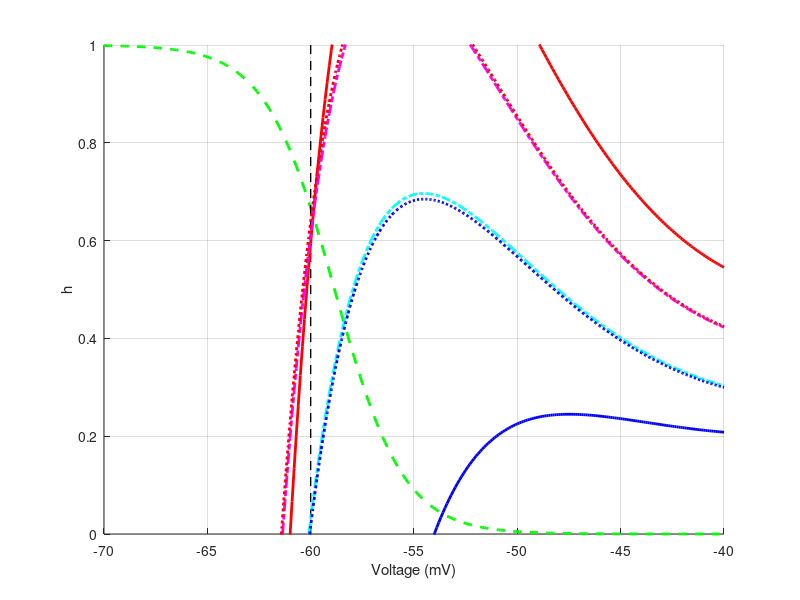
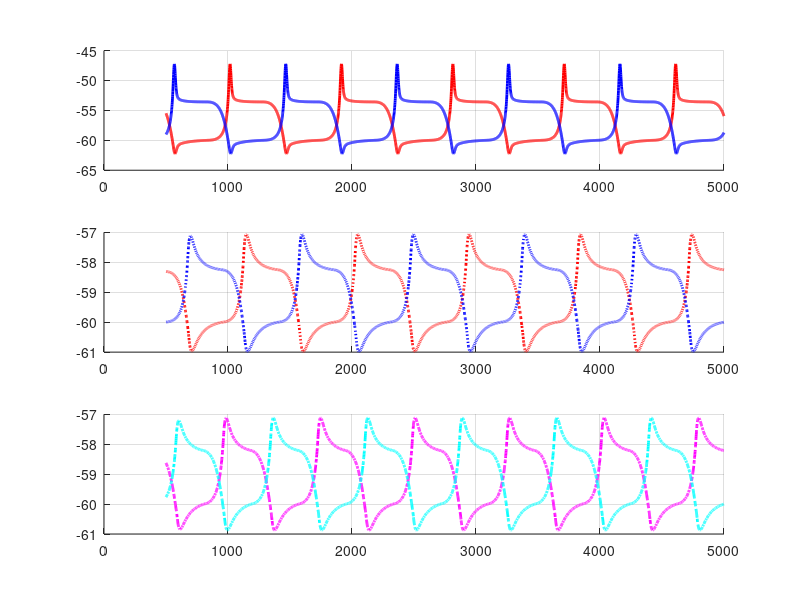

Source code (MATLAB) for these figures, in order:
clear all
clc

time = 5e3;
dt = 1;

Th = 350; %ms
Sh = -.6; % <=================================
VmidH = -60; %mV


h = figure (1);
set(h,'Position',[500,200,800,600])
ylim([0 1])
xlabel('Voltage (mV)')
ylabel('h')
hold on
grid on
tails = 450;
U_Range = -70:.1:-40;

hInf = @(U) 1./(1 + exp(-Sh*(U-VmidH))*0.5);
plot(U_Range,hInf(U_Range),'g--','linewidth',2)
plot([-60 -60],[0 1],'k--','linewidth',1)

load('V_null_1.mat')
pE1 = plot(U_Range, V_Null(1,:),'r','linewidth',2);
pF1 = plot(U_Range, V_Null(2,:),'b','linewidth',2);

load('V_null_2.mat')
pE2 = plot(U_Range, V_Null(1,:),'m-.','linewidth',2);
pF2 = plot(U_Range, V_Null(2,:),'c-.','linewidth',2);

load('V_null_3.mat')
pE1 = plot(U_Range, V_Null(1,:),'r:','linewidth',2);
pF1 = plot(U_Range, V_Null(2,:),'b:','linewidth',2);

hh = figure (2);
set(hh,'Position',[500,200,800,600])
tSim = 1:dt:time;
xlim([500,max(tSim)])

subplot(3,1,1)
hold on
grid on
load('U_1.mat')
pUE = plot(tSim(500:end),U(1,500:end),'r','linewidth',2);
pUF = plot(tSim(500:end),U(2,500:end),'b','linewidth',2);

subplot(3,1,3)
hold on
grid on
load('U_2.mat')
pUE = plot(tSim(500:end),U(1,500:end),'m-.','linewidth',2);
pUF = plot(tSim(500:end),U(2,500:end),'c-.','linewidth',2);

subplot(3,1,2)
hold on
grid on
load('U_3.mat')
pUE = plot(tSim(500:end),U(1,500:end),'r:','linewidth',2);
pUF = plot(tSim(500:end),U(2,500:end),'b:','linewidth',2);
